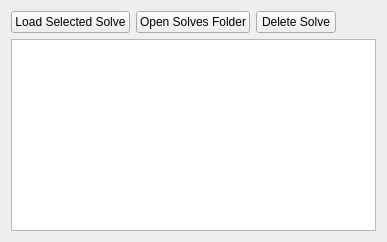
                                        <widget class="QWidget" name="solvesTab">
                                            <attribute name="title">
                                                <string>Solves</string>
                                            </attribute>
                                            <layout class="QVBoxLayout" name="verticalLayout_12">
                                                <item>
                                                    <layout class="QHBoxLayout" name="horizontalLayout_24">
                                                        <item>
                                                            <widget class="QPushButton" name="loadSolveButton">
                                                                <property name="text">
                                                                    <string>Load Selected Solve</string>
                                                                </property>
                                                            </widget>
                                                        </item>
                                                        <item>
                                                            <widget class="QPushButton" name="openSolvesFolderButton">
                                                                <property name="text">
                                                                    <string>Open Solves Folder</string>
                                                                </property>
                                                            </widget>
                                                        </item>
                                                        <item>
                                                            <widget class="QPushButton" name="deleteSolveButton">
                                                                <property name="text">
                                                                    <string>Delete Solve</string>
                                                                </property>
                                                            </widget>
                                                        </item>
                                                        <item>
                                                            <spacer name="horizontalSpacer_5">
                                                                <property name="orientation">
                                                                    <enum>Qt::Horizontal</enum>
                                                                </property>
                                                                <property name="sizeHint" stdset="0">
                                                                    <size>
                                                                        <width>40</width>
                                                                        <height>20</height>
                                                                    </size>
                                                                </property>
                                                            </spacer>
                                                        </item>
                                                    </layout>
                                                </item>
                                                <item>
                                                    <widget class="QTableView" name="solvesTreeView">
                                                        <property name="horizontalScrollBarPolicy">
                                                            <enum>Qt::ScrollBarAsNeeded</enum>
                                                        </property>
                                                        <property name="selectionBehavior">
                                                            <enum>QAbstractItemView::SelectRows</enum>
                                                        </property>
                                                        <attribute name="horizontalHeaderStretchLastSection">
                                                            <bool>true</bool>
                                                        </attribute>
                                                    </widget>
                                                </item>
                                            </layout>
                                        </widget>
